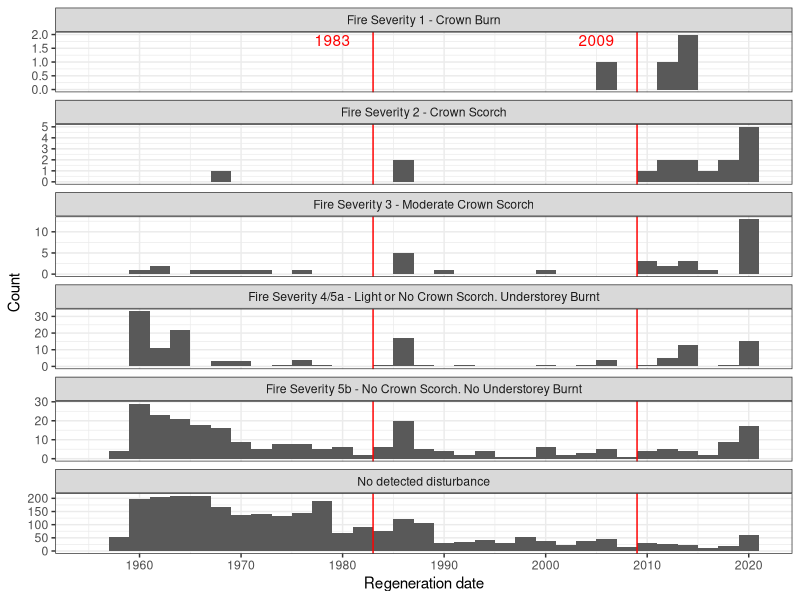
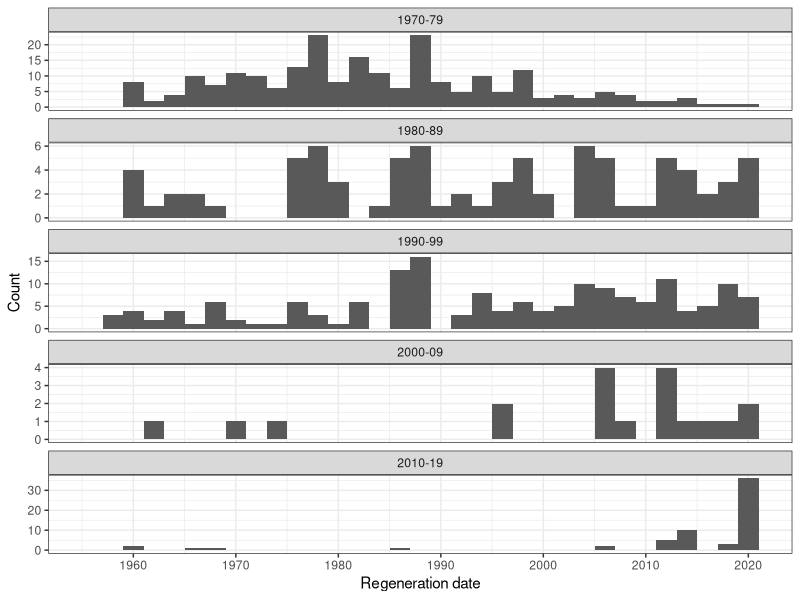
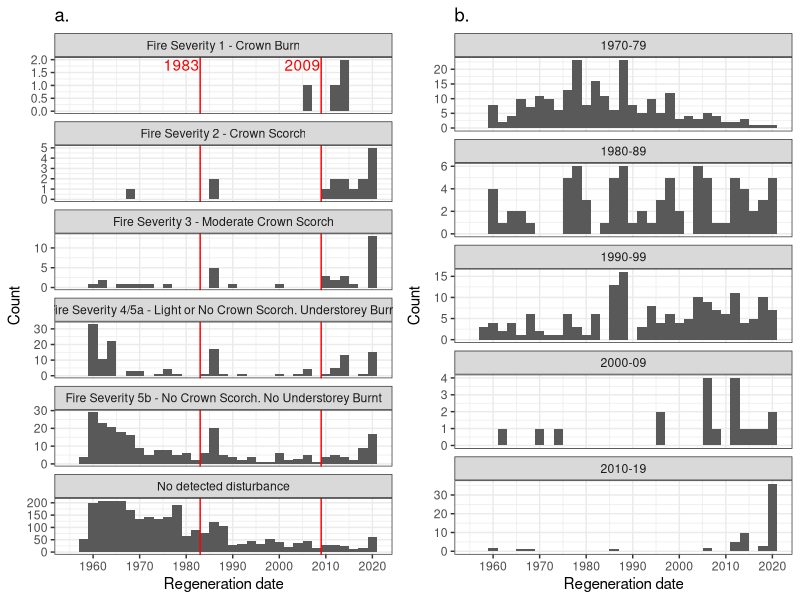

These charts were generated, in order, by the following R code:
################################################################################
# Plot histograms of reconstructed regeneration date
# Reconstruct age from size using DBH allometry where available,
# and height allometry otherwise
# Input: trees_recruitment_figure_data.csv
################################################################################

# Load libraries
library(data.table)
library(ggplot2)
library(cowplot)

################################################################################
# Read data
dt <- fread("data_tree_regeneration_date.csv")

################################################################################
# Reconstruct tree age from size (Weibull models)
dt[, age := 4 + 58.07545 * (1 - exp(-0.02031 * dbh_cm^1.54540))]
dt[is.na(dbh_cm) & !is.na(height_m),
   age := 60.125140 * (1 - exp(-0.001396 * height_m^3.272210))]

################################################################################
# Compute regeneration date
dt[, regeneration_date := year - age]

################################################################################
# Fire panel
dt_fire <- dt[disturbance_category == "fire"]
data_text <- data.table(
  fire_disturbance_type = "Fire Severity 1 - Crown Burn",
  x = c(1979, 2005),
  y = c(1.8, 1.8),
  label = c(1983, 2009)
)
fig_fire <- ggplot(dt_fire, aes(regeneration_date)) +
  geom_histogram(binwidth = 2) +
  facet_wrap(~fire_disturbance_type, scales = "free_y", ncol = 1, drop = TRUE) +
  geom_vline(xintercept = c(1983, 2009), colour = "red") +
  geom_text(data = data_text, aes(x = x, y = y, label = label), colour = "red") +
  scale_x_continuous(breaks = seq(1950, 2030, by = 10)) +
  coord_cartesian(xlim = c(1955, 2021)) +
  labs(x = "Regeneration date", y = "Count") +
  theme_bw()
fig_fire

################################################################################
# Logging panel
dt_logging <- dt[disturbance_category == "logging"]
fig_logging <- ggplot(dt_logging, aes(regeneration_date)) +
  geom_histogram(binwidth = 2) +
  facet_wrap(~logging_decade, scales = "free_y", ncol = 1) +
  scale_x_continuous(breaks = seq(1950, 2030, by = 10)) +
  coord_cartesian(xlim = c(1955, 2021)) +
  labs(x = "Regeneration date", y = "Count") +
  theme_bw()
fig_logging

################################################################################
# Combined figure
fig_regeneration_date_histograms <- plot_grid(
  fig_fire + ggtitle("a."),
  fig_logging + ggtitle("b."),
  ncol = 2,
  align = "v"
)
fig_regeneration_date_histograms
